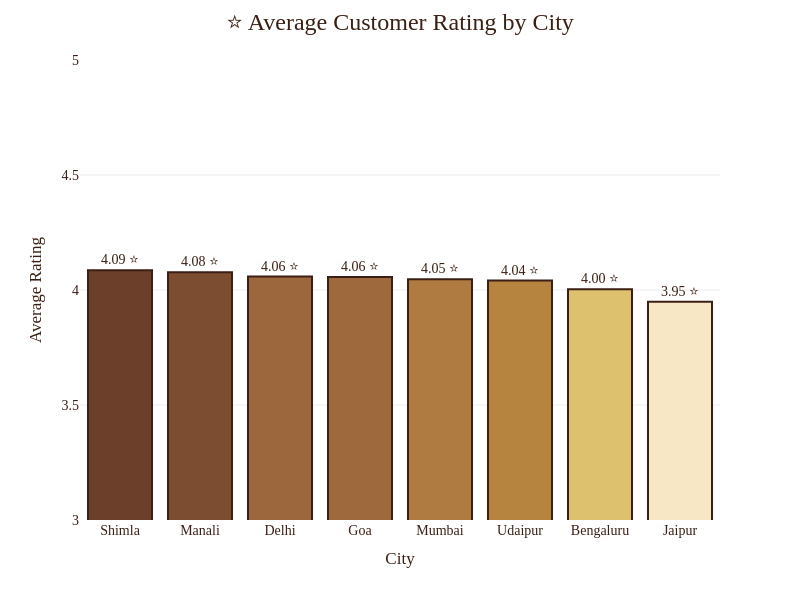

The notebook cell this image was saved under:
### Markdown cell above
<div style="
background:#3B1F14;
padding:20px;
border-radius:18px;
border:3px solid #D4AF37;
text-align:center;
">

<h1 style="
color:#F8E7C5;
margin:0;
font-size:30px;
">

⭐ Average Customer Rating by City

</h1>

</div>

### Code cell
import plotly.express as px
import plotly.io as pio

pio.templates.default = "plotly_white"

avg_rating = (
    df.groupby("City", as_index=False)["Customer_Rating"]
      .mean()
      .sort_values(by="Customer_Rating", ascending=False)
)

fig = px.bar(

    avg_rating,

    x="City",

    y="Customer_Rating",

    text="Customer_Rating",

    color="Customer_Rating",

    color_continuous_scale=[
        "#F8E7C5",
        "#E8D8B8",
        "#D4AF37",
        "#A97142",
        "#6B3F2A"
    ]

)

fig.update_traces(

    texttemplate="%{text:.2f} ⭐",

    textposition="outside",

    marker_line_color="#3B1F14",

    marker_line_width=2,

    hovertemplate="<b>%{x}</b><br>Average Rating : %{y:.2f} ⭐<extra></extra>"

)

fig.update_layout(

    title=dict(

        text="⭐ Average Customer Rating by City",

        x=0.5,

        font=dict(size=24)

    ),

    height=600,

    width=800,

    plot_bgcolor="white",

    paper_bgcolor="white",

    coloraxis_showscale=False,

    font=dict(

        family="Georgia",

        size=14,

        color="#3B1F14"

    ),

    xaxis=dict(

        title="City",

        showgrid=False

    ),

    yaxis=dict(

        title="Average Rating",

        range=[3,5],

        gridcolor="rgba(0,0,0,0.08)"

    )

)

fig.show()

### Figure 1 — Plotly figure (JSON) as saved in the notebook; plotly's stock layout.template omitted (floating-point values rounded to 4 significant figures)
{"data": [{"hovertemplate": "<b>%{x}</b><br>Average Rating : %{y:.2f} ⭐<extra></extra>", "legendgroup": "", "marker": {"color": [4.086, 4.077, 4.059, 4.057, 4.046, 4.041, 4.003, 3.949], "coloraxis": "coloraxis", "line": {"color": "#3B1F14", "width": 2}, "pattern": {"shape": ""}}, "name": "", "orientation": "v", "showlegend": false, "text": [4.086, 4.077, 4.059, 4.057, 4.046, 4.041, 4.003, 3.949], "textposition": "outside", "texttemplate": "%{text:.2f} ⭐", "type": "bar", "x": ["Shimla", "Manali", "Delhi", "Goa", "Mumbai", "Udaipur", "Bengaluru", "Jaipur"], "xaxis": "x", "y": [4.086, 4.077, 4.059, 4.057, 4.046, 4.041, 4.003, 3.949], "yaxis": "y"}], "layout": {"barmode": "relative", "coloraxis": {"colorbar": {"title": {"text": "Customer_Rating"}}, "colorscale": [[0, "#F8E7C5"], [0.25, "#E8D8B8"], [0.5, "#D4AF37"], [0.75, "#A97142"], [1, "#6B3F2A"]], "showscale": false}, "font": {"color": "#3B1F14", "family": "Georgia", "size": 14}, "height": 600, "legend": {"tracegroupgap": 0}, "margin": {"t": 60}, "paper_bgcolor": "white", "plot_bgcolor": "white", "title": {"font": {"size": 24}, "text": "⭐ Average Customer Rating by City", "x": 0.5}, "width": 800, "xaxis": {"anchor": "y", "domain": [0, 1], "showgrid": false, "title": {"text": "City"}}, "yaxis": {"anchor": "x", "domain": [0, 1], "gridcolor": "rgba(0,0,0,0.08)", "range": [3, 5], "title": {"text": "Average Rating"}}}}
